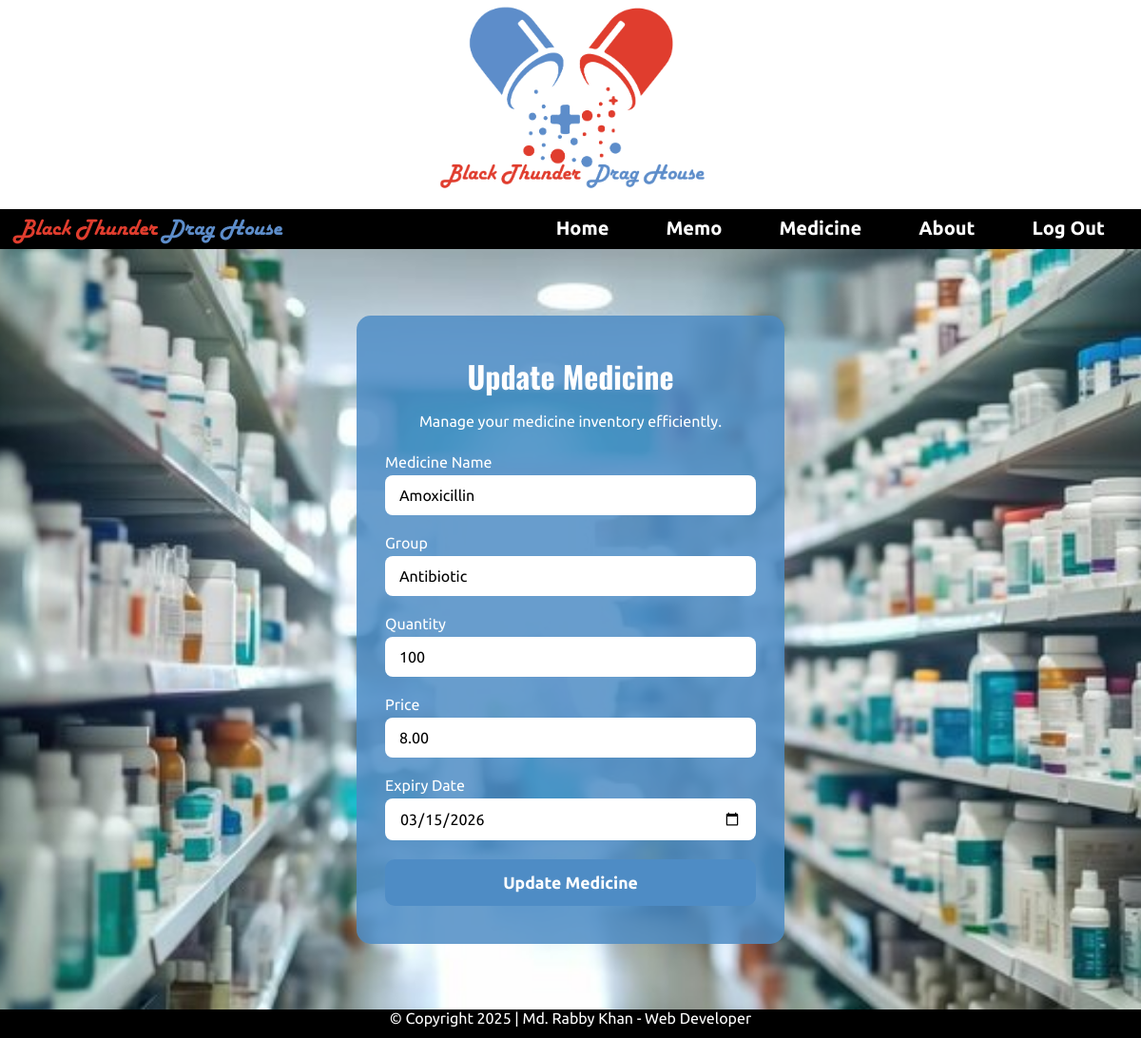
Screenshot of /update_medicine.php?updateid=2 with the database file from the repository.
### tables this page shows
create table medicines(
    id int auto_increment primary key,
    name varchar(50) UNIQUE,
    groupe varchar(50),
    price decimal(10,2),
    expiry_date date,
    quantity int
);

### update_medicine.php (the view, shortened to what this page needs)
<?php
require_once 'conn.php';
$id = $_GET['updateid'];
$sql = "SELECT * FROM medicines WHERE id = $id";
$result = mysqli_query($conn, $sql);
$data = mysqli_fetch_assoc($result);
$name = $data['name'];
$group = $data['groupe'];
$quantity = $data['quantity'];
$price = $data['price'];
$expiry_date = $data['expiry_date'];
?>
<!DOCTYPE html>
<html lang="en">
<head>
</head>
<body>
<?php include 'navbar.php'; ?>
<main id="medicine-bg">
    <form method="post" action="">
        <h1>Update Medicine</h1>
        <p>Manage your medicine inventory efficiently.</p>
        <label for="medicine-name">Medicine Name</label>
        <input type="text" id="medicine-name" name="name" required value="<?php echo $name ?>">
        <label for="group">Group</label>
        <input type="text" id="group" name="group" required value="<?php echo $group ?>">
        <label for="quantity">Quantity</label>
        <input type="number" id="quantity" name="quantity" required value="<?php echo $quantity ?>">
        <label for="price">Price</label>
        <input type="number" id="price" name="price" required value="<?php echo $price ?>">
        <label for="expiry-date">Expiry Date</label>
        <input type="date" id="expiry-date" name="expiry_date" required value="<?php echo $expiry_date ?>">
        <button type="submit" class="update-medicine" name="submit">Update Medicine</button>
    </form>
</main>
<?php include 'footer.php'; ?>
</body>
</html>

### update_medicine.php (style rules this page uses)
:root { --blue: rgb(78, 140, 197); --green: rgb(28, 167, 69); --white: #fff; --black: #333; }
* { margin: 0; padding: 0; box-sizing: border-box; font-family: 'Ubuntu', sans-serif; }
body, html { height: 100%; width: 100%; }
#medicine-bg { background-image: url("log.jpg"); background-size: cover; background-position: center; height: 100vh; display: flex; justify-content: center; align-items: center; }
form { background-color: rgba(78,140,197,0.85); padding: 40px 30px; border-radius: 15px; width: 100%; max-width: 450px; text-align: center; color: var(--white); }
form h1 { font-family: 'Oswald', sans-serif; font-size: 2rem; margin-bottom: 15px; }
form p { margin-bottom: 25px; }
label { display: block; text-align: left; margin-bottom: 5px; }
input { width: 100%; padding: 12px 15px; margin-bottom: 20px; border-radius: 8px; border: none; outline: none; font-size: 1rem; color: var(--black); }
.update-medicine { width: 100%; padding: 15px; background-color: var(--blue); border: none; border-radius: 10px; font-size: 1.1rem; font-weight: 700; cursor: pointer; color: var(--white); }

### navbar.php (style rules this page uses)
:root { --red: rgb(185, 37, 37); --blue: rgb(78, 140, 197); --black: black; --white: white; }
* { margin: 0px; padding: 0px; box-sizing: border-box; font-family: "Ubuntu", sans-serif; }

### footer.php (style rules this page uses)
:root { --red: rgb(185, 37, 37); --blue: rgb(78, 140, 197); --black: black; --white: white; }
* { margin: 0px; padding: 0px; box-sizing: border-box; font-family: "Ubuntu", sans-serif; }

### rows the page displays
medicines: name "Amoxicillin", group "Antibiotic", quantity "100", price "8.00", expiry_date "03/15/2026"
